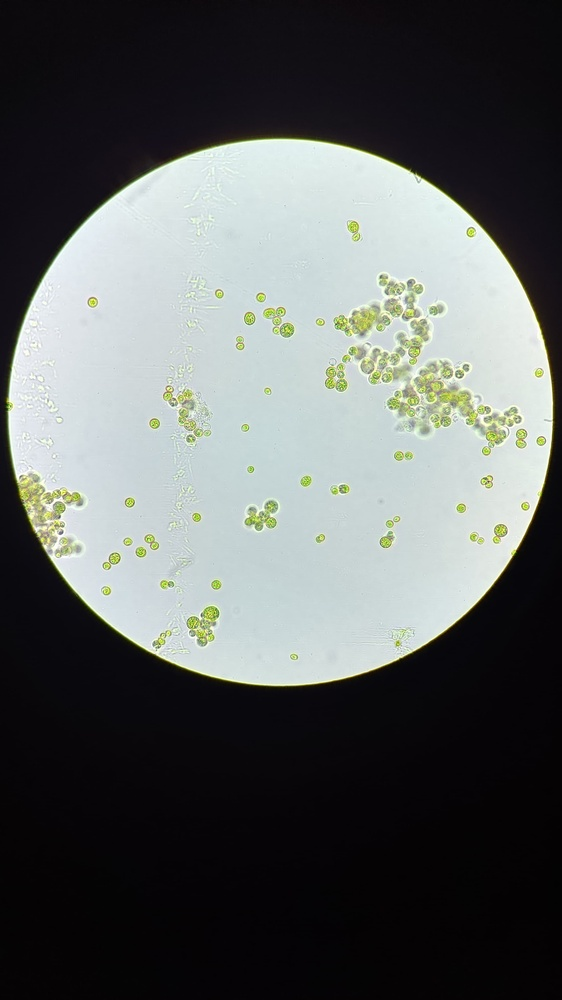
%> input picture bubble_detection/greenimage.jpeg, 562 x 1000 px, shrunk from 2304 x 4096 before the run
$ octave greencircle.m   (GNU Octave 9; MATLAB toolbox functions it lacks are replaced by stand-ins)
%> lines starting %> are read from the running program, lines starting %| are printed output that depends on the picture; in (x1, y1, x2, y2) boxes, pixels count from 0 and x2, y2 are one past the last pixel; in counts of white or black regions, pixels touching at a corner belong together; the program's own positions count from 1
% Step 1: Load and display the image
rgb = imread('greenimage.jpeg');
%> rgb is the input picture: size 1000x562x3 uint8; mean R, G, B 93.4, 96.9, 95.9
figure;
subplot(2,2,1);
imshow(rgb);
title('Original Image');

% Step 2: Color segmentation to isolate green objects
hsv_img = rgb2hsv(rgb);
%> hsv_img: size 1000x562x3 double; mean H, S, V 0.615, 0.233, 0.39

% Define green color range in HSV
hue_min = 0.2; hue_max = 0.4;  % Green hue range
sat_min = 0.3;                 % Minimum saturation
val_min = 0.3;                 % Minimum brightness

% Create mask for green objects
green_mask = (hsv_img(:,:,1) >= hue_min & hsv_img(:,:,1) <= hue_max) & ...
             (hsv_img(:,:,2) >= sat_min) & ...
             (hsv_img(:,:,3) >= val_min);
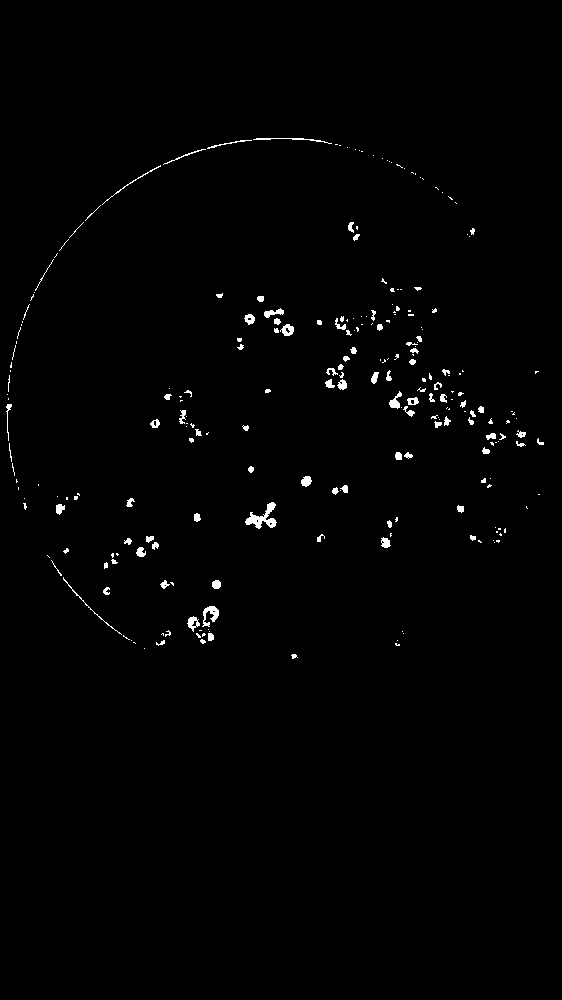
%> green_mask: size 1000x562 logical; 0.97% white; 248 white regions (150 under 20 px), largest, box (x1, y1, x2, y2) and area: (245, 502, 277, 529) 347, (202, 606, 219, 627) 178, (253, 138, 332, 144) 116

% Morphological cleanup
se = strel('disk', 2);
green_mask = imopen(green_mask, se);
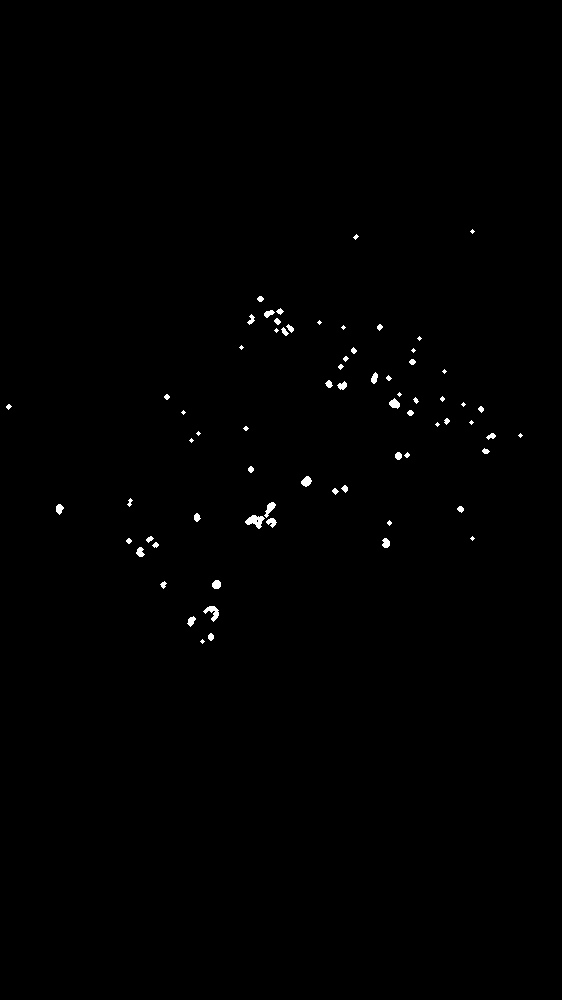
%> green_mask: size 1000x562 logical; 0.42% white; 70 white regions (22 under 20 px), largest, box (x1, y1, x2, y2) and area: (245, 515, 265, 529) 153, (203, 606, 219, 622) 118, (264, 502, 276, 518) 86
green_mask = imclose(green_mask, se);
%> green_mask: size 1000x562 logical; 0.43% white; 67 white regions (22 under 20 px), largest, box (x1, y1, x2, y2) and area: (245, 502, 277, 529) 337, (203, 606, 219, 622) 123, (280, 324, 294, 336) 91
green_mask = imfill(green_mask, 'holes');
green_mask = bwareaopen(green_mask, 50);
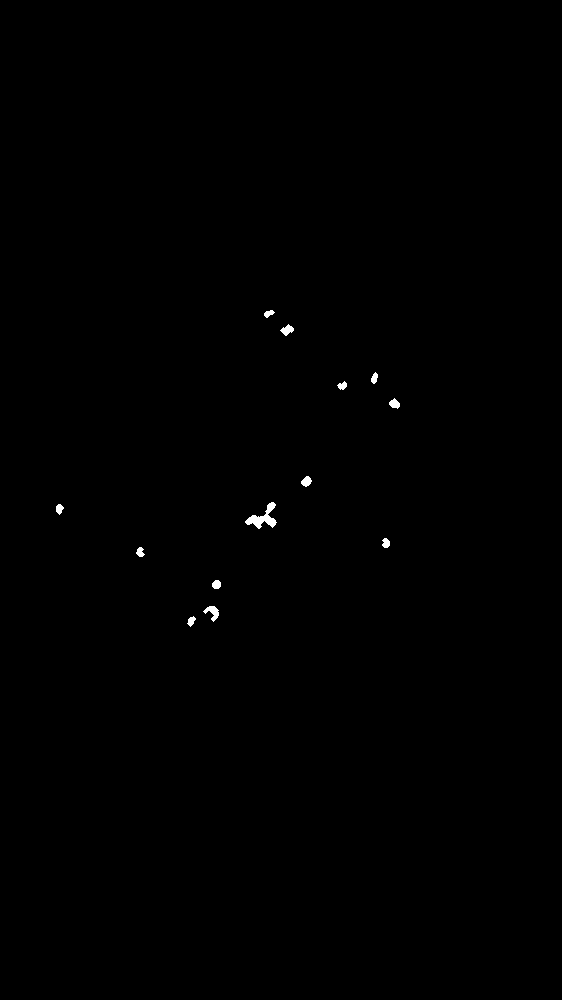
%> green_mask: size 1000x562 logical; 0.21% white; 13 white regions, largest, box (x1, y1, x2, y2) and area: (245, 502, 277, 529) 337, (203, 606, 219, 622) 123, (280, 324, 294, 336) 91

subplot(2,2,2);
imshow(green_mask);
title('Green Object Mask');

% Step 3: Convert to grayscale for circle detection
gray = rgb2gray(rgb);
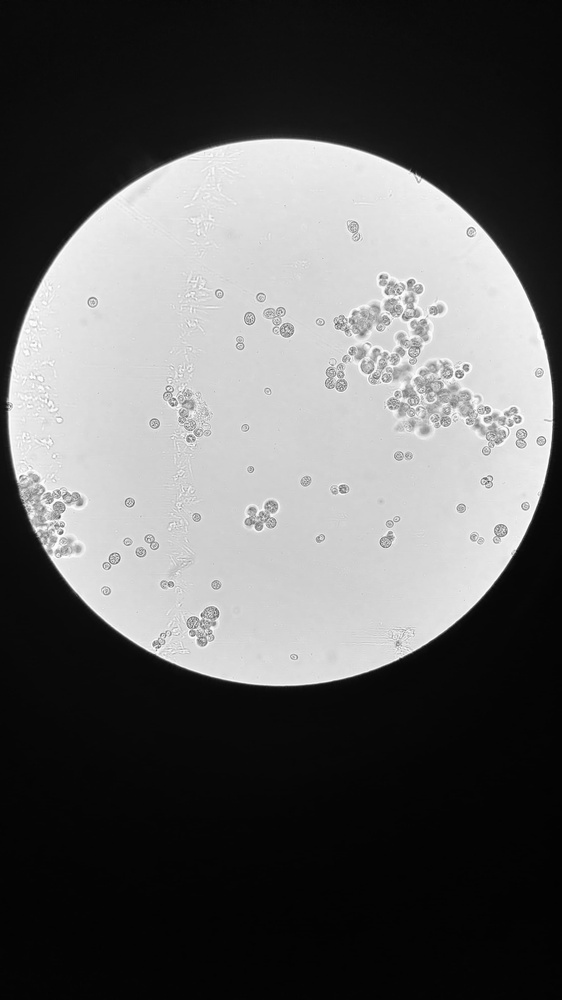
%> gray: size 1000x562 uint8; min 2, max 255, mean 95.8
masked_gray = gray;
masked_gray(~green_mask) = 255; % Set non-green areas to white
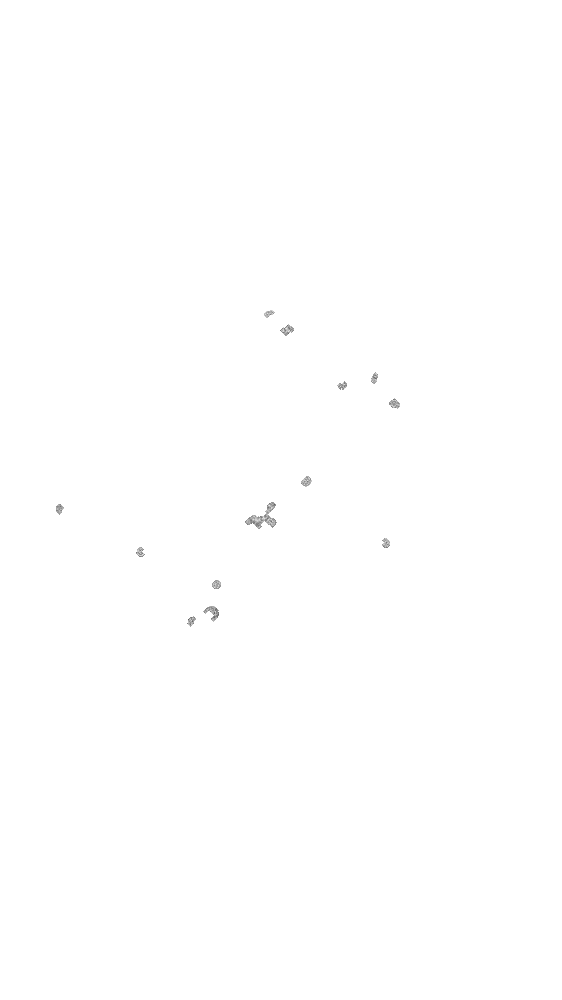
%> masked_gray: size 1000x562 uint8; min 94, max 255, mean 254.8

subplot(2,2,3);
imshow(masked_gray);
title('Masked Grayscale');

% Step 4: Circle detection parameters
min_radius = 5;
max_radius = 25;

% Step 5: Detect circles
[centers, radii, metric] = imfindcircles(masked_gray, [min_radius max_radius], ...
    'ObjectPolarity', 'dark', ...
    'Sensitivity', 0.85, ...
    'EdgeThreshold', 0.05);
%> centers = [212.1 613.9; 306.4 481.6; 217 585.2; 395 404.6; 288 330.9; 385.8 544; 141.3 553.1; 342.9 386.2; 59.89 509.3; 270.7 315.2; 375.7 378.9; 264.5 518.9]; radii = [7.56; 5.69; 5.29; 5.83; 6.37; 5.38; 5.32; 5.32; 5.72; 5.59; 5.77; 11.44]; metric = [0.41; 0.32; 0.302; 0.277; 0.256; 0.247; 0.221; 0.217; 0.207; 0.201; 0.175; 0.136]

% Step 6: Filter circles by green mask
valid_circles = false(length(centers), 1);
%> valid_circles = [false; false; false; false; false; false; false; false; false; false; false; false]
for i = 1:length(centers)
    x = round(centers(i,1));
    y = round(centers(i,2));
    if x >= 1 && x <= size(green_mask,2) && y >= 1 && y <= size(green_mask,1)
        if green_mask(y, x)
            valid_circles(i) = true;
        end
    end
end
%> this loop made 12 passes
%> (x, y) on passes 1 to 12: (212, 614), (306, 482), (217, 585), (395, 405), (288, 331), (386, 544), (141, 553), (343, 386), (60, 509), (271, 315), (376, 379), (264, 519)
%> after the loop, valid_circles = [false; true; true; true; true; true; true; true; true; true; true; true]

centers_filtered = centers(valid_circles, :);
%> centers_filtered = [306.4 481.6; 217 585.2; 395 404.6; 288 330.9; 385.8 544; 141.3 553.1; 342.9 386.2; 59.89 509.3; 270.7 315.2; 375.7 378.9; 264.5 518.9]
radii_filtered = radii(valid_circles);
%> radii_filtered = [5.69; 5.29; 5.83; 6.37; 5.38; 5.32; 5.32; 5.72; 5.59; 5.77; 11.44]
metric_filtered = metric(valid_circles);
%> metric_filtered = [0.32; 0.302; 0.277; 0.256; 0.247; 0.221; 0.217; 0.207; 0.201; 0.175; 0.136]

% Step 7: Filter circles inside circular field of view
center_img = [size(rgb,2)/2, size(rgb,1)/2];
%> center_img = [281 500]
radius_img = min(size(rgb,1), size(rgb,2))/2 * 0.98;
%> radius_img = 275.4
dist_from_center = sqrt((centers_filtered(:,1)-center_img(1)).^2 + ...
                        (centers_filtered(:,2)-center_img(2)).^2);
%> dist_from_center = [31.38; 106.6; 148.6; 169.2; 113.6; 149.4; 129.6; 221.3; 185.1; 153.7; 25.11]

valid_idx = dist_from_center + radii_filtered < radius_img;
%> valid_idx = [true; true; true; true; true; true; true; true; true; true; true]
centers_filtered = centers_filtered(valid_idx,:);
radii_filtered = radii_filtered(valid_idx);
metric_filtered = metric_filtered(valid_idx);

% Step 8: Display results
subplot(2,2,4);
imshow(rgb);
hold on;
viscircles(centers_filtered, radii_filtered, 'EdgeColor', 'r', 'LineWidth', 2);
plot(centers_filtered(:,1), centers_filtered(:,2), 'r+', 'MarkerSize', 5, 'LineWidth', 2);
title(sprintf('Detected Green Circles: %d', length(centers_filtered)));
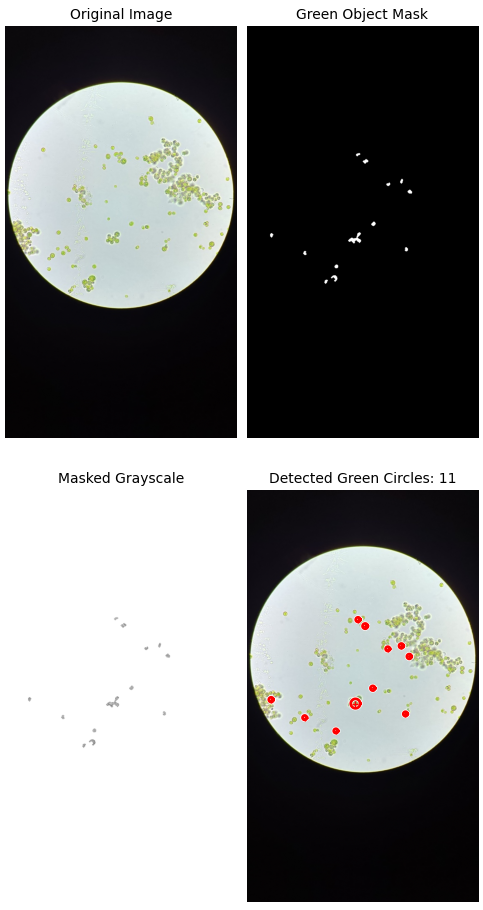
%> figure redrawn from the program's plot data, 4 panels
hold off;

% Step 9: Output statistics
fprintf('Detection Results:\n');
fprintf('Total green circles detected: %d\n', length(centers_filtered));
%| Total green circles detected: 11
if ~isempty(radii_filtered)
    fprintf('Average radius: %.2f pixels\n', mean(radii_filtered));
%| Average radius: 6.16 pixels
    fprintf('Radius range: %.2f - %.2f pixels\n', min(radii_filtered), max(radii_filtered));
%| Radius range: 5.29 - 11.44 pixels
else
    fprintf('No circles detected.\n');
end
